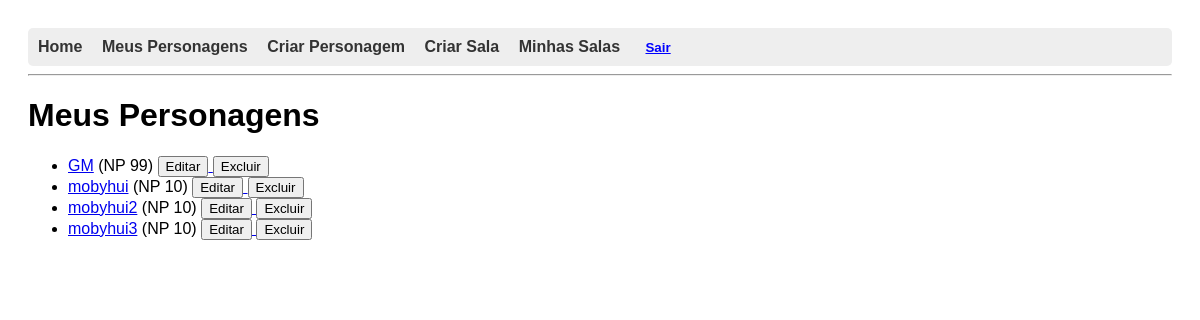
The app's page /personagens/meus/ (signed in) with its own data.
### personagens/models.py (models this page shows, shortened)
class Personagem(models.Model):
    especialidade_casting_ability = models.CharField(
        max_length=20,
        choices=CASTING_ABILITY_CHOICES,
        verbose_name="Habilidade de Conjuração da Especialidade",
        default='inteligencia'
    )
    nome = models.CharField(max_length=100)
    usuario = models.ForeignKey(User, on_delete=models.CASCADE)
    nivel_poder = models.IntegerField(default=10)
    foto = models.ImageField(upload_to='personagens_fotos/', blank=True, null=True)
    forca = models.IntegerField(default=0)
    vigor = models.IntegerField(default=0)
    destreza = models.IntegerField(default=0)
    agilidade = models.IntegerField(default=0)
    luta = models.IntegerField(default=0)
    inteligencia = models.IntegerField(default=0)
    prontidao = models.IntegerField(default=0)
    presenca = models.IntegerField(default=0)
    aparar = models.IntegerField(default=0)
    esquivar = models.IntegerField(default=0)
    fortitude = models.IntegerField(default=0)
    vontade = models.IntegerField(default=0)
    resistencia = models.IntegerField(default=0)
    penalidade_resistencia = models.IntegerField(default=0, blank=True)
    condicao = models.CharField(max_length=30, blank=True, default="")
    acrobacias = models.IntegerField(default=0)
    atletismo = models.IntegerField(default=0)
    combate_distancia = models.IntegerField(default=0)
    combate_corpo = models.IntegerField(default=0)
    enganacao = models.IntegerField(default=0)
    especialidade = models.IntegerField(default=0)
    furtividade = models.IntegerField(default=0)
    intimidacao = models.IntegerField(default=0)
    intuicao = models.IntegerField(default=0)
    investigacao = models.IntegerField(default=0)
    percepcao = models.IntegerField(default=0)
    persuasao = models.IntegerField(default=0)
    prestidigitacao = models.IntegerField(default=0)
    tecnologia = models.IntegerField(default=0)
    tratamento = models.IntegerField(default=0)
    veiculos = models.IntegerField(default=0)
    historia = models.IntegerField(default=0)
    sobrevivencia = models.IntegerField(default=0)

### personagens/views.py (the view)
# urls.py: path('meus/', listar_personagens, name='listar_personagens'),
@login_required
def listar_personagens(request):
    personagens = Personagem.objects.filter(usuario=request.user)
    return render(request, 'personagens/listar_personagens.html', {'personagens': personagens})

### personagens/templates/personagens/listar_personagens.html (shortened to what this page needs)
{% extends 'base.html' %}
{% block content %}
{% load filtros %}
<h1>Meus Personagens</h1>
<ul>
  {% for personagem in personagens %}
    <li>
      <a href="{% url 'ficha_personagem' personagem.id %}">{{ personagem.nome }}</a>
      (NP {{ personagem.nivel_poder|default:"?" }})
      <a href="{% url 'editar_personagem' personagem.id %}">
        <button type="button">Editar</button>
      </a>
      <form action="{% url 'excluir_personagem' personagem.id %}" method="post" style="display:inline;">
        <button type="submit" onclick="return confirm('Tem certeza que deseja excluir este personagem?')">Excluir</button>
      </form>
    </li>
  {% empty %}
    <p>Você ainda não criou nenhum personagem.</p>
  {% endfor %}
</ul>
{% endblock %}

### templates/base.html (style rules this page uses)
body { font-family: Arial, sans-serif; padding: 20px; }

### records on screen
Personagem: nome "GM", nivel_poder "99"
Personagem: nome "mobyhui", nivel_poder "10"
Personagem: nome "mobyhui2", nivel_poder "10"
Personagem: nome "mobyhui3", nivel_poder "10"
